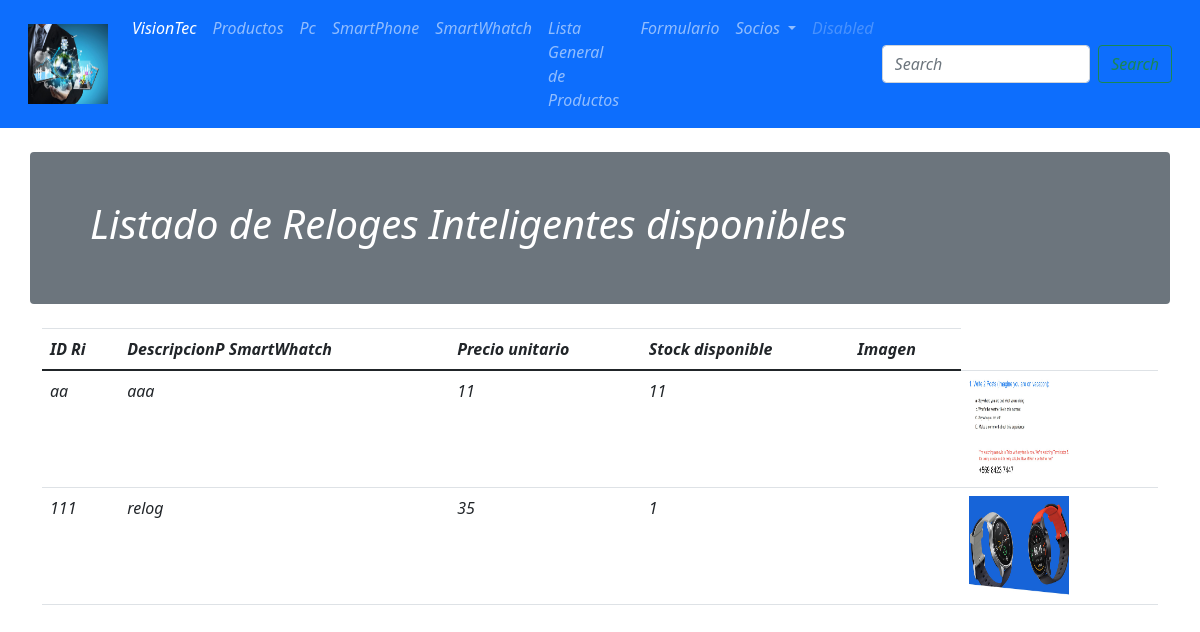
/lista_4/, run on the app's committed database.
### core/models.py (models this page shows, shortened)
class roductoRi(models.Model):
    idProductoRi = models.CharField(primary_key=True,max_length=10,verbose_name='ID')
    descripcionRi = models.CharField(max_length=100,verbose_name='Descripción')
    precioRi = models.IntegerField(verbose_name='Precio Unitario')
    stockRi = models.IntegerField(verbose_name='Stock')
    imagenRi = models.ImageField(verbose_name='Imagen',upload_to='productos',null=True,blank=True)
    class Meta:
        verbose_name='productoRi'
        verbose_name_plural='productosRi'
        ordering = ['descripcionRi']

### core/views.py (the view)
# urls.py: path('lista_4/', core_views.lista4__, name='lista_4'),
def lista4__(request):
    productosRi = roductoRi.objects.all()
    return render(request,"core/lista_4.html",{'productosRi':productosRi})

### core/templates/core/lista_4.html (shortened to what this page needs)
{% extends 'core/base.html' %}
{% block content %}
{% load static %}
    <div class="container justify-content-center">
        <div class="row bg-secondary text-white rounded p-5 mt-4 mb-4">
            <h1>Listado de Reloges Inteligentes disponibles</h1>
        </div>
        <div class="row ">
            <div class="table-responsive">
                <table class="table table-hover ">
                    <thead>
                        <th>ID Ri</th>
                        <th>DescripcionP SmartWhatch</th>
                        <th>Precio unitario</th>
                        <th>Stock disponible</th>
                        <th>Imagen</th>
                    </thead>
                    <tbody>
                        {% for r in productosRi %}
                         <tr>
                             <td>{{r.idProductoRi}}</td>
                             <td>{{r.descripcionRi}}</td>
                             <td>{{r.precioRi}}</td>
                             <td>{{r.stockRi}}</td>
                             {% if r.imagenRi %}
                                    <td><td><img class="img-producto" src="{{r.imagenRi.url}}" alt=""></td>
                                {% else %}
                                    <td><img class="img-producto" src="{% static 'core/img/not-found-image.jpg' %}" alt=""></td>
                                {% endif %}
                             <td>
                             </td>
                         </tr>
                         {%endfor%}
                    </tbody>
                </table>
            </div>
        </div>
    </div>
{% endblock %}

### core/static/core/css/estilospropios.css (style rules this page uses)
.img-producto { width: 100px; height: 100px; }
* { font-style: italic; }

### data on the page
roductoRi: idProductoRi "aa", descripcionRi "aaa", precioRi "11", stockRi "11", imagenRi (picture)
roductoRi: idProductoRi "111", descripcionRi "relog", precioRi "35", stockRi "1", imagenRi (picture)
